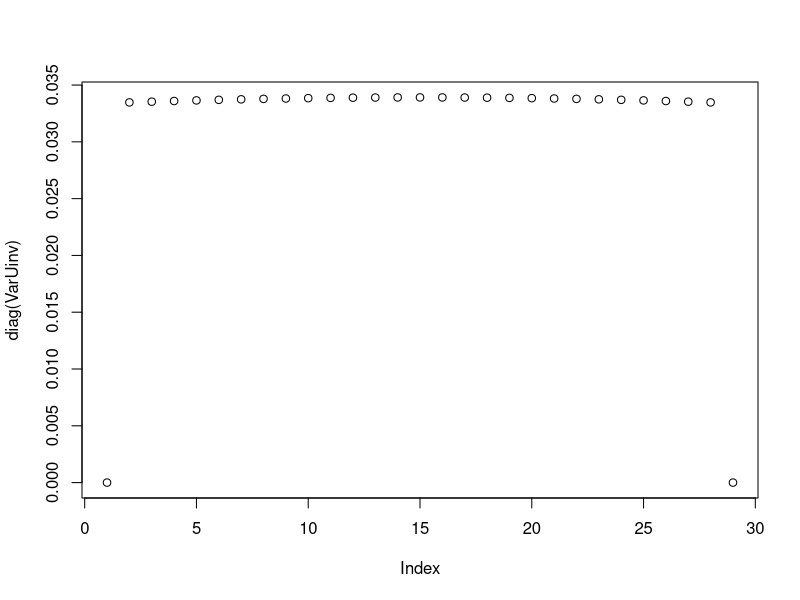

Source code (R): (Note: this script raises an error after producing the figure.)
rm(list = ls())
gc()
beta = 2
i = 6
a = vector(length = beta + 1)
for (j in 1:(beta+1)){
   a[j] = (-1)^j * choose(beta, j) * j^i
}
print(a)
sum(a)
library(mvtnorm)
N = 30
kappa = 1
epsilon = 0.01
G = matrix(0, N+1, N+1)
for (i in 2:N){
   G[i, i] = 2 * N
   G[i, i-1] = -N
   G[i, i+1] = -N
}
C = diag(N+1) / N
C[1, 1] = 1/(2 * N)
C[N + 1, N + 1] = 1/(2 * N)
B = kappa^2 * C +G
Q2 = t(B) %*% solve(C) %*% B
Q4 = t(B) %*% solve(C) %*% Q2 %*% solve(C) %*% B
Q4inv = solve(Q4[2:N, 2:N])

A = kappa^2 * diag(N+1) + N * G
Ainv = solve(A)
Varbeta = C
for(i in 1:(beta/2)){
   Varbeta = Ainv %*% Varbeta %*% t(Ainv)
}

y = Varbeta[N/2 + 1, ]
x = Varbeta[c(1:(beta /2 + 1), (N-beta/2 + 1):(N + 1)), ]
df = data.frame(y, t(x))
model = lm(y~. -1, data =df)
predicted_values <- predict(model)
# Calculate the sum of squared errors (SSE)
sse <- sum((y - predicted_values)^2)
print(sse)


a = solve(B, c(0, rep(1, N-1), 0))
max(a)
B_sub = B[2:N, 2:N]
Bsub_inv = solve(B_sub)
A = Bsub_inv %*% Bsub_inv
eg = eigen(G)
max(A)
max(solve(B)[2:N, 2:N])
VarU = t(G) %*% solve(B) %*% solve(C) %*% solve(t(B)) %*% G
VarUinv = solve(VarU[2:N, 2:N])
plot(diag(VarUinv))

K = solve(B) %*% solve(C) %*% solve(t(B))
K
Q = t(B) %*% solve(C) %*% B
Q2 = t(B) %*% solve(C) %*% Q %*% solve(C) %*% B
nsamp = 10
Sigma = solve(Q2)
Sigma = Sigma + t(Sigma)
x = rmvnorm(nsamp, sigma = Sigma)

eg = eigen(Q)
1 / sqrt(eg$values)
nsamp = 10
x = rmvnorm(nsamp, sigma = solve(Q))
plot(x[1,])
for(i in 1:nsamp){
   lines(x[i, ])
}
Qinv = solve(Q)

A = matrix(c(1, 0, 0, 1), 2, 2)
Sigma2 = A %*% Qinv[1:2, 1:2] %*% t(A)
min(eigen(Sigma2)$values)


Btinv = solve(t(B))
Vw = t(Btinv) %*% C %*% Btinv
Q = solve(Vw)
sum(eigen(Q)$values)
tmp = -3
for(i in 1:N){
   j = i+1
   print(Vw[i, i] + Vw[j, j] - Vw[i, j] - Vw[j, i])
}
a = rmvnorm(1, sigma = Vw)[,]
plot(a, type = "l")
A = matrix(0, N-1, N+1)
for (i in 1:(N-1)){
   A[i, i] = 1
   A[i, i+1] = -2
   A[i, i+2] = 1
}
Fmat = diag(N+1) -kappa^2 * Btinv %*% C
V = t(Fmat) %*% C %*% Fmat / N^2
V = V[2:N, 2:N]
a = rmvnorm(1, sigma = V)
a = a[,]
plot(a, type = "l")
P = diag(N-1)
for (i in 1:(N-1)){
   for(j in 1:i){
      P[i, j] = 1
   }
}
b = P %*% a
plot(cumsum(b))
max(diag(V))
max(V)
min(V)
heatmap(V, Rowv= NA, Colv = NA)
BTB = t(B) %*% B
eigen(BTB)$values

Binv1 = solve(B)
## explicit calculation - theta[i] denotes theta_{i-1} in notation
theta = vector(length = N+2)
theta[1] = 1 # theta0
theta[2] = kappa^2 / (2*N)
theta[3] = theta[2] * (2 * N + kappa^2 / N)
for(i in 4:(N+1)){
   theta[i] = (2*N + kappa^2 / N) * theta[i-1] - N^2 * theta[i-2]
}
theta[N+2] = kappa^2 / (2*N) * theta[N + 1]
Binv2 = matrix(0, N+1, N+1)
for (i in 2:N){
   for(j in 2:N){
      if (i <= j){
         Binv2[i, j] = N^abs(j-i) * theta[i] * theta[N + 2 - j] / theta[N+2]  
      } else{
         Binv2[i, j] = N^abs(j-i) * theta[j] * theta[N + 2 - i] / theta[N+2] 
      }
   }
}
for (i in 1:(N+1)){
   if (i != 1){
      Binv2[i, N+1] = N^{N+1 - i} * theta[i]/theta[N+2]
   }
   if (i != N+1){
      Binv2[i, 1] = N^{i-1} * theta[N+2-i]/theta[N+2]
   }
}
BTB = t(B) %*% B
eigen(BTB)$values
## Property of Q
C = diag(N+1) / N
C[1, 1] = 1/2/N
C[N+1, N+1] = 1/2/N
Q1 = t(B) %*% solve(C) %*% B
min(diag(solve(Q1)))

###### pdf plotting
M = 100
w0 = seq(-epsilon, epsilon, length = M)
w1 = seq(-epsilon, epsilon, length = M)
w2 = seq(-epsilon, epsilon, length = M)





tmp = Binv2 %*% t(Binv2) / (2*N)
solve(Q1) - tmp
# solve(Q1)
# t(Binv2)
epsilon = 0.1
wvec = runif(N+1, -epsilon, epsilon)
# wvec = rep(epsilon, N+1)
# sum(wvec * (abs(Q1) %*% wvec))
# 32 * N^4 * epsilon^2
library(mvtnorm)
b = rmvnorm(100, sigma = solve(Q1))
var(apply(b, 1, max))
## MC estimate for the lower bound of exp(-w^T Q w / 2)
M = 1000
a = replicate(M, {
   wvec = runif(N+1, -epsilon, epsilon)
   exp(-sum(wvec * (abs(Q1) %*% wvec)) / 2)
})
mean(a)



## RBF Sigma
kappa = 2
cov_GPI = matrix(0, N+1, N+1)
for(i in 1:(N+1)){
   for (j in 1:(N+1)){
      cov_GPI[i, j] = exp(-kappa^2 * (i-j)^2 / N^2)
   }
}
max(eigen(solve(cov_GPI))$values)

